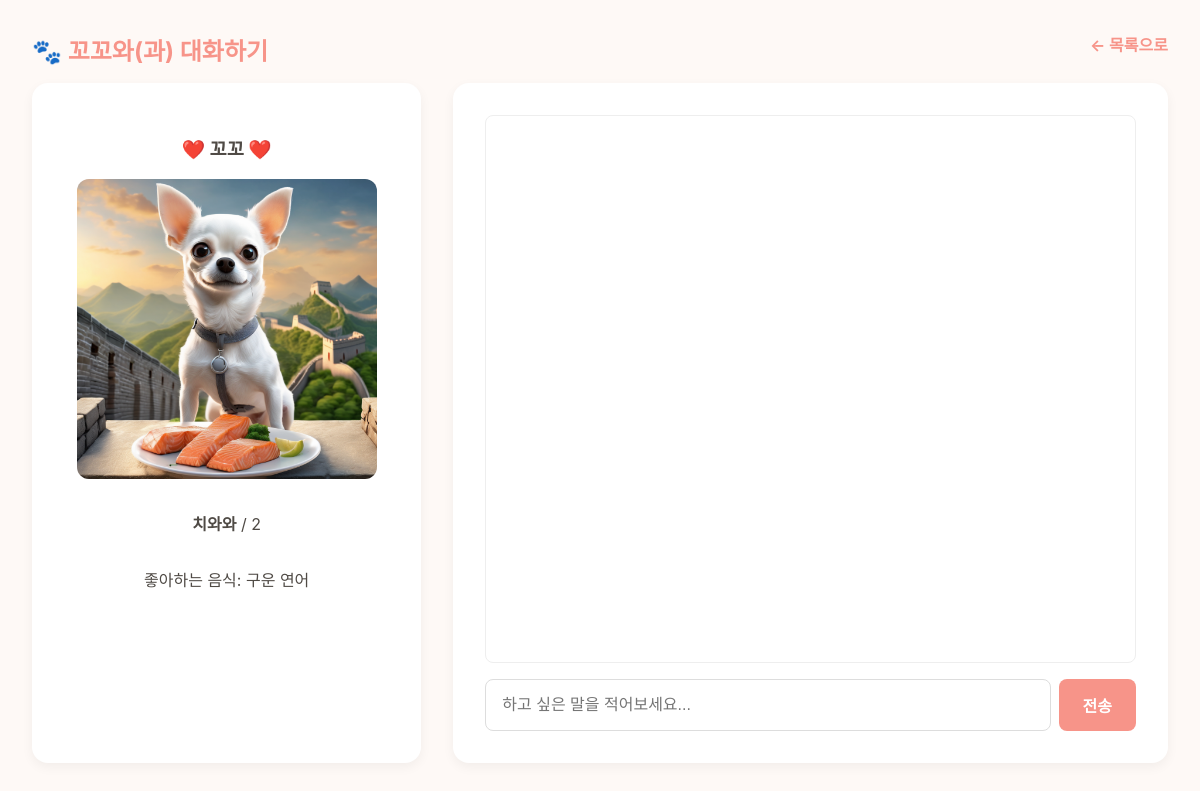
The app's page /chat/9 (signed in) with its own data.
### app.py (models this page shows)
class Pet(db.Model):
    id = db.Column(db.Integer, primary_key=True)
    name = db.Column(db.String(100), nullable=False)
    breed = db.Column(db.String(100))
    color = db.Column(db.String(100))
    age = db.Column(db.String(50))
    favorite_food = db.Column(db.String(100))
    background = db.Column(db.String(100))
    image_file = db.Column(db.String(100), nullable=False, default='default.jpg')
    persona_prompt = db.Column(db.Text)
    user_id = db.Column(db.Integer, db.ForeignKey('user.id'), nullable=False)
    chat_history = db.relationship('ChatHistory', backref='pet', lazy=True, cascade="all, delete-orphan")

### app.py (the view)
@app.route("/chat/<int:pet_id>")
@login_required
def chat_page(pet_id):
    pet = Pet.query.get_or_404(pet_id)
    if pet.owner != current_user:
        flash('권한이 없습니다.', 'danger')
        return redirect(url_for('home'))
    history_db = ChatHistory.query.filter_by(pet_id=pet.id).order_by(ChatHistory.id.asc()).all()
    return render_template('chat.html', pet=pet, history=history_db)

### app.py (called while the page is built)
@login_manager.user_loader
def load_user(user_id):
    return User.query.get(int(user_id))

### templates/chat.html (shortened to what this page needs)
<!DOCTYPE html>
<html lang="ko">
<head>
</head>
<body>
    <nav style="margin-bottom: 1rem; display:flex; justify-content:space-between;">
        <h2 style="color:#F79489; margin:0;">🐾 {{ pet.name }}와(과) 대화하기</h2>
        <div>
            <a href="{{ url_for('home') }}" style="color:#F79489; text-decoration:none; font-weight:bold;">← 목록으로</a>
        </div>
    </nav>
    <div class="container">
        <aside class="profile">
            <h3>❤️ {{ pet.name }} ❤️</h3>
            <div class="img-container">
                <img id="pet-img" src="{{ url_for('static', filename='pet_images/' + pet.image_file) }}">
            </div>
            <p><strong>{{ pet.breed }}</strong> / {{ pet.age }}</p>
            <p>좋아하는 음식: {{ pet.favorite_food }}</p>
        </aside>
        <main class="chat-box">
            <div class="history" id="chat-history">
            </div>
            <div class="input-area">
                <input type="text" id="msg_input" placeholder="하고 싶은 말을 적어보세요..." autocomplete="off">
                <button id="send_btn">전송</button>
            </div>
        </main>
    </div>
</body>
</html>

### templates/chat.html (style rules this page uses)
body { font-family: -apple-system, BlinkMacSystemFont, "Segoe UI", Roboto, sans-serif; background: #fef9f6; color: #4F4A45; margin: 0; padding: 2rem; height: 100vh; box-sizing: border-box; }
.container { display: flex; gap: 2rem; height: 85vh; max-width: 1200px; margin: 0 auto; }
.profile { flex: 1; background: white; padding: 2rem; border-radius: 16px; text-align: center; box-shadow: 0 4px 12px rgba(0,0,0,0.05); display: flex; flex-direction: column; align-items: center; }
.img-container { width: 100%; max-width: 300px; aspect-ratio: 1/1; border-radius: 12px; overflow: hidden; margin-bottom: 1rem; background: #eee; position: relative; }
.profile img { width: 100%; height: 100%; object-fit: cover; }
.chat-box { flex: 2; background: white; border-radius: 16px; padding: 2rem; display: flex; flex-direction: column; box-shadow: 0 4px 12px rgba(0,0,0,0.05); }
.history { flex-grow: 1; overflow-y: auto; padding: 1rem; border: 1px solid #eee; border-radius: 8px; margin-bottom: 1rem; display: flex; flex-direction: column; gap: 1rem; }
.input-area { display: flex; gap: 0.5rem; }
input { flex-grow: 1; padding: 1rem; border: 1px solid #ddd; border-radius: 8px; font-size: 1rem; }
button { padding: 0 1.5rem; background: #F79489; color: white; border: none; border-radius: 8px; cursor: pointer; font-weight: bold; font-size: 1rem; }

### records on screen
Pet: name "꼬꼬", image_file (picture), breed "치와와", age "2", favorite_food "구운 연어"
